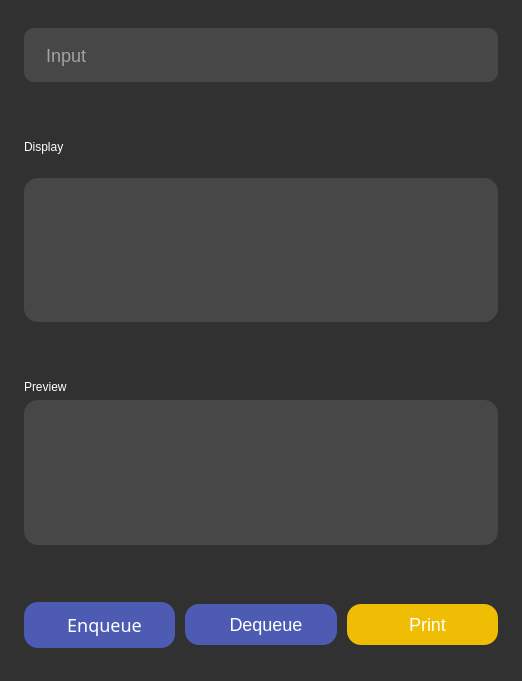
<?xml version="1.0" encoding="UTF-8"?>
<ui version="4.0">
 <class>MainWindow</class>
 <widget class="QMainWindow" name="MainWindow">
  <property name="windowModality">
   <enum>Qt::ApplicationModal</enum>
  </property>
  <property name="geometry">
   <rect>
    <x>0</x>
    <y>0</y>
    <width>522</width>
    <height>681</height>
   </rect>
  </property>
  <property name="maximumSize">
   <size>
    <width>522</width>
    <height>693</height>
   </size>
  </property>
  <property name="windowTitle">
   <string>MainWindow</string>
  </property>
  <property name="styleSheet">
   <string notr="true">border: none;
background-color: #313131;</string>
  </property>
  <property name="inputMethodHints">
   <set>Qt::ImhNoEditMenu</set>
  </property>
  <widget class="QWidget" name="centralwidget">
   <property name="styleSheet">
    <string notr="true">background-color: #313131;</string>
   </property>
   <layout class="QGridLayout" name="gridLayout">
    <property name="leftMargin">
     <number>0</number>
    </property>
    <property name="topMargin">
     <number>0</number>
    </property>
    <property name="rightMargin">
     <number>0</number>
    </property>
    <property name="bottomMargin">
     <number>0</number>
    </property>
    <property name="horizontalSpacing">
     <number>0</number>
    </property>
    <property name="verticalSpacing">
     <number>9</number>
    </property>
    <item row="1" column="0">
     <widget class="QFrame" name="frame_2">
      <property name="frameShape">
       <enum>QFrame::StyledPanel</enum>
      </property>
      <property name="frameShadow">
       <enum>QFrame::Raised</enum>
      </property>
      <layout class="QVBoxLayout" name="verticalLayout_2" stretch="0,0">
       <property name="spacing">
        <number>24</number>
       </property>
       <property name="leftMargin">
        <number>24</number>
       </property>
       <property name="topMargin">
        <number>31</number>
       </property>
       <property name="rightMargin">
        <number>24</number>
       </property>
       <property name="bottomMargin">
        <number>24</number>
       </property>
       <item>
        <widget class="QLabel" name="displayLabel">
         <property name="sizePolicy">
          <sizepolicy hsizetype="Preferred" vsizetype="Fixed">
           <horstretch>0</horstretch>
           <verstretch>0</verstretch>
          </sizepolicy>
         </property>
         <property name="styleSheet">
          <string notr="true">font: 20px &quot;Roboto Mono&quot;;
color: white;
font</string>
         </property>
         <property name="text">
          <string>Display</string>
         </property>
        </widget>
       </item>
       <item>
        <widget class="QTextEdit" name="dispayBox">
         <property name="enabled">
          <bool>false</bool>
         </property>
         <property name="styleSheet">
          <string notr="true">QTextEdit{border: 1px;
	font: 20pt &quot;Roboto Mono&quot;;
border-radius: 14px;
background-color: #474747;
padding: 5px;
padding-left: 20px;
padding-top:15px;
font-size: 18px;
color: white;
}

QTextEdit : placeholder{
	color: #707070;
}
</string>
         </property>
         <property name="lineWrapMode">
          <enum>QTextEdit::WidgetWidth</enum>
         </property>
         <property name="readOnly">
          <bool>true</bool>
         </property>
         <property name="html">
          <string>&lt;!DOCTYPE HTML PUBLIC &quot;-//W3C//DTD HTML 4.0//EN&quot; &quot;http://www.w3.org/TR/REC-html40/strict.dtd&quot;&gt;
&lt;html&gt;&lt;head&gt;&lt;meta name=&quot;qrichtext&quot; content=&quot;1&quot; /&gt;&lt;style type=&quot;text/css&quot;&gt;
p, li { white-space: pre-wrap; }
&lt;/style&gt;&lt;/head&gt;&lt;body style=&quot; font-family:'Roboto Mono'; font-size:18px; font-weight:400; font-style:normal;&quot;&gt;
&lt;p style=&quot;-qt-paragraph-type:empty; margin-top:0px; margin-bottom:0px; margin-left:0px; margin-right:0px; -qt-block-indent:0; text-indent:0px;&quot;&gt;&lt;br /&gt;&lt;/p&gt;&lt;/body&gt;&lt;/html&gt;</string>
         </property>
        </widget>
       </item>
      </layout>
     </widget>
    </item>
    <item row="2" column="0">
     <widget class="QFrame" name="frame_3">
      <property name="font">
       <font>
        <kerning>true</kerning>
       </font>
      </property>
      <property name="frameShape">
       <enum>QFrame::StyledPanel</enum>
      </property>
      <property name="frameShadow">
       <enum>QFrame::Raised</enum>
      </property>
      <layout class="QVBoxLayout" name="verticalLayout">
       <property name="leftMargin">
        <number>24</number>
       </property>
       <property name="topMargin">
        <number>25</number>
       </property>
       <property name="rightMargin">
        <number>24</number>
       </property>
       <property name="bottomMargin">
        <number>24</number>
       </property>
       <item>
        <widget class="QLabel" name="previewLabel">
         <property name="styleSheet">
          <string notr="true">font: 20px &quot;Roboto Mono&quot;;
color: white;
font</string>
         </property>
         <property name="text">
          <string>Preview</string>
         </property>
        </widget>
       </item>
       <item>
        <widget class="QTextEdit" name="previewBox">
         <property name="enabled">
          <bool>false</bool>
         </property>
         <property name="styleSheet">
          <string notr="true">QTextEdit{border: 1px;
	font: 20pt &quot;Roboto Mono&quot;;
border-radius: 14px;
background-color: #474747;
padding: 5px;
padding-left: 20px;
padding-top:15px;
font-size: 18px;
color: white;
}

QTextEdit : placeholder{
	color: #707070;
}
</string>
         </property>
         <property name="readOnly">
          <bool>true</bool>
         </property>
        </widget>
       </item>
       <item>
        <widget class="QFrame" name="frame_4">
         <property name="frameShape">
          <enum>QFrame::StyledPanel</enum>
         </property>
         <property name="frameShadow">
          <enum>QFrame::Raised</enum>
         </property>
         <layout class="QHBoxLayout" name="horizontalLayout">
          <property name="spacing">
           <number>10</number>
          </property>
          <property name="leftMargin">
           <number>0</number>
          </property>
          <property name="topMargin">
           <number>51</number>
          </property>
          <property name="rightMargin">
           <number>0</number>
          </property>
          <item>
           <widget class="QPushButton" name="enqueueButton">
            <property name="font">
             <font>
              <family>Roboto Mono</family>
              <pointsize>-1</pointsize>
              <weight>50</weight>
              <italic>false</italic>
              <bold>false</bold>
             </font>
            </property>
            <property name="styleSheet">
             <string notr="true">QPushButton {
	font: 100 8pt &quot;Roboto Mono&quot;;
border: 1px;
	font: 20pt &quot;Roboto Mono&quot;;
border-radius: 14px;
background-color: #4E5BB2;
padding: 10px;
padding-left: 20px;
font-size: 18px;
color: white;
}

QPushButton:hover {
background-color: white;
color: #4E5BB2;
}</string>
            </property>
            <property name="text">
             <string>Enqueue</string>
            </property>
           </widget>
          </item>
          <item>
           <widget class="QPushButton" name="dequeButton">
            <property name="styleSheet">
             <string notr="true">QPushButton {
border: 1px;
	font: 20pt &quot;Roboto Mono&quot;;
border-radius: 14px;
background-color: #4E5BB2;
padding: 10px;
padding-left: 20px;
font-size: 18px;
color: white;
}

QPushButton:hover {
background-color: white;
color: #4E5BB2;
}</string>
            </property>
            <property name="text">
             <string>Dequeue</string>
            </property>
           </widget>
          </item>
          <item>
           <widget class="QPushButton" name="printButton">
            <property name="styleSheet">
             <string notr="true">QPushButton {
border: 1px;
	font: 20pt &quot;Roboto Mono&quot;;
border-radius: 14px;
	background-color: rgb(240, 189, 5);
padding: 10px;
padding-left: 20px;
font-size: 18px;
color: white;
}

QPushButton:hover {
background-color: white;
color: #4E5BB2;
}</string>
            </property>
            <property name="text">
             <string>Print</string>
            </property>
           </widget>
          </item>
         </layout>
        </widget>
       </item>
      </layout>
     </widget>
    </item>
    <item row="0" column="0">
     <widget class="QFrame" name="frame">
      <property name="maximumSize">
       <size>
        <width>16777215</width>
        <height>100</height>
       </size>
      </property>
      <property name="frameShape">
       <enum>QFrame::StyledPanel</enum>
      </property>
      <property name="frameShadow">
       <enum>QFrame::Raised</enum>
      </property>
      <layout class="QHBoxLayout" name="horizontalLayout_2">
       <property name="spacing">
        <number>6</number>
       </property>
       <property name="leftMargin">
        <number>24</number>
       </property>
       <property name="topMargin">
        <number>28</number>
       </property>
       <property name="rightMargin">
        <number>24</number>
       </property>
       <property name="bottomMargin">
        <number>24</number>
       </property>
       <item>
        <widget class="QLineEdit" name="inputBox">
         <property name="sizePolicy">
          <sizepolicy hsizetype="Expanding" vsizetype="Expanding">
           <horstretch>0</horstretch>
           <verstretch>0</verstretch>
          </sizepolicy>
         </property>
         <property name="minimumSize">
          <size>
           <width>0</width>
           <height>54</height>
          </size>
         </property>
         <property name="maximumSize">
          <size>
           <width>16777215</width>
           <height>53</height>
          </size>
         </property>
         <property name="styleSheet">
          <string notr="true">QLineEdit{border: 1px;
	font: 20px &quot;Roboto Mono&quot;;
border-radius: 10px;
background-color: #474747;
padding: 5px;
padding-left: 20px;
font-size: 18px;
color: white;
}

QLineEdit : placeholder{
	color: #707070;
font: 20px &quot;Roboto Mono&quot;;
}
</string>
         </property>
         <property name="inputMethodHints">
          <set>Qt::ImhDigitsOnly|Qt::ImhPreferNumbers</set>
         </property>
         <property name="text">
          <string/>
         </property>
         <property name="placeholderText">
          <string>Input</string>
         </property>
        </widget>
       </item>
      </layout>
     </widget>
    </item>
   </layout>
  </widget>
 </widget>
 <resources/>
 <connections/>
</ui>
